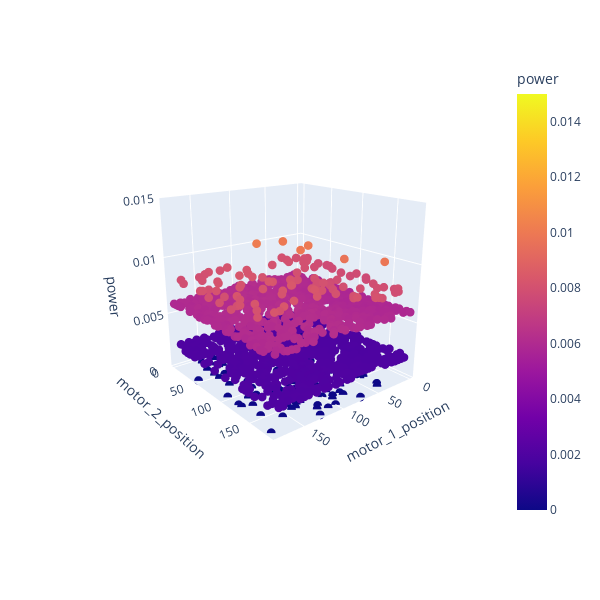

Write notebook code for a chart like this one.
### Code cell
load_and_visualize_data(data_path_4)

### Figure 1 — Plotly figure (JSON) as saved in the notebook; plotly's stock layout.template omitted (floating-point values rounded to 4 significant figures; data arrays with more than 128 entries replaced by an {"elided": "..."} marker saying what was removed)
{"data": [{"hovertemplate": "motor_1_position=%{x}<br>motor_2_position=%{y}<br>power=%{marker.color}<extra></extra>", "legendgroup": "", "marker": {"color": {"elided": "1368 float values"}, "coloraxis": "coloraxis", "opacity": 1, "size": 3, "symbol": "circle"}, "mode": "markers", "name": "", "scene": "scene", "showlegend": false, "type": "scatter3d", "x": {"elided": "1368 int values"}, "y": {"elided": "1368 int values"}, "z": {"elided": "1368 float values"}}], "layout": {"coloraxis": {"cmax": 0.015, "cmin": 0, "colorbar": {"title": {"text": "power"}}, "colorscale": [[0, "#0d0887"], [0.1111, "#46039f"], [0.2222, "#7201a8"], [0.3333, "#9c179e"], [0.4444, "#bd3786"], [0.5556, "#d8576b"], [0.6667, "#ed7953"], [0.7778, "#fb9f3a"], [0.8889, "#fdca26"], [1, "#f0f921"]]}, "height": 600, "legend": {"tracegroupgap": 0}, "margin": {"t": 60}, "scene": {"aspectmode": "auto", "aspectratio": {"x": 1, "y": 1, "z": 1}, "camera": {"center": {"x": 0, "y": 0, "z": 0}, "eye": {"x": 1.838, "y": 2.279, "z": 0.9652}, "projection": {"type": "perspective"}, "up": {"x": 0, "y": 0, "z": 1}}, "domain": {"x": [0, 1], "y": [0, 1]}, "xaxis": {"title": {"text": "motor_1_position"}, "type": "linear"}, "yaxis": {"title": {"text": "motor_2_position"}, "type": "linear"}, "zaxis": {"range": [0, 0.015], "title": {"text": "power"}, "type": "linear"}}, "width": 600}}
